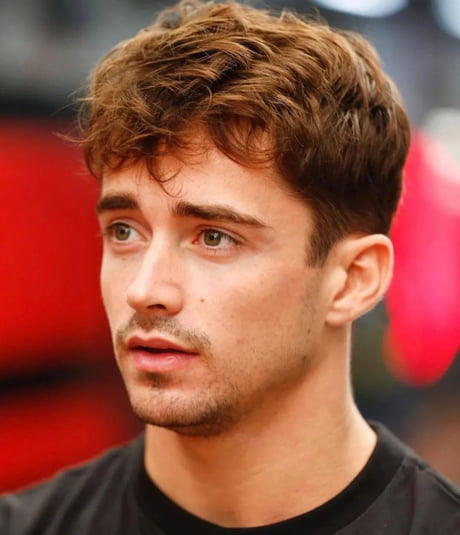
#> input picture orphic/uploads/input_image.jpg, 460 x 535 px
$ python -i app.py   (imports and definitions only)
#> lines starting #> are read from the running program, lines starting #| are printed output that depends on the picture; after the words box and inside, x2 and y2 are one past the last pixel; in counts of white or black regions, pixels touching at a corner belong together
from flask import Flask, render_template, request
import cv2
import numpy as np
import os

# [1 line not run here, left out]

UPLOAD_FOLDER = 'uploads'  # Folder to store uploaded images
# [1 line that did not run here, left out]

# Skin color analysis function remains unchanged
def skin_color_analysis(image_path):
    # ... (your implementation remains here)
#> called with image_path = 'uploads/input_image.jpg'
    img = cv2.imread(image_path)
#> img is the input picture: shape (535, 460, 3); mean B, G, R 66.1, 83.2, 149.2

    if img is None:
        return "Image not found or cannot be loaded."

    # Convert the image to the LAB color space for better skin color detection
    lab_img = cv2.cvtColor(img, cv2.COLOR_BGR2LAB)
#> lab_img: shape (535, 460, 3); mean of channels 0, 1, 2 111.2, 151.7, 151.6

    # Define color range thresholds for fair, dusky, and dark skin tones in LAB color space
    fair_skin_lower = np.array([0, 130, 130], dtype="uint8")
    fair_skin_upper = np.array([255, 185, 135], dtype="uint8")

    dusky_skin_lower = np.array([0, 135, 135], dtype="uint8")
    dusky_skin_upper = np.array([255, 200, 145], dtype="uint8")

    dark_skin_lower = np.array([0, 155, 140], dtype="uint8")
    dark_skin_upper = np.array([255, 205, 155], dtype="uint8")

    # Create masks for each skin tone
    fair_skin_mask = cv2.inRange(lab_img, fair_skin_lower, fair_skin_upper)
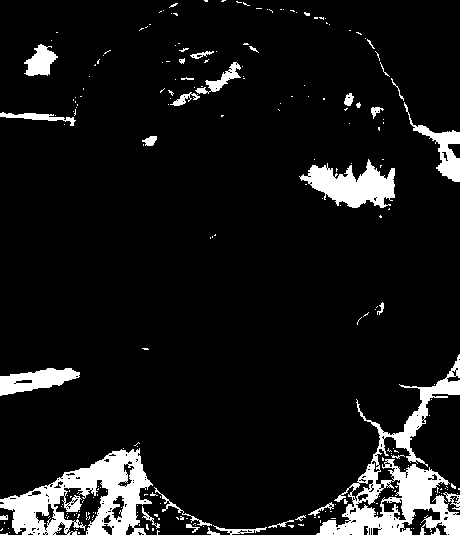
#> fair_skin_mask: shape (535, 460); 8.8% white; 231 white regions (199 under 20 px), largest, box (x1, y1, x2, y2) and area: (316, 354, 460, 535) 6831, (0, 448, 153, 535) 6274, (299, 159, 395, 208) 2569
    dusky_skin_mask = cv2.inRange(lab_img, dusky_skin_lower, dusky_skin_upper)
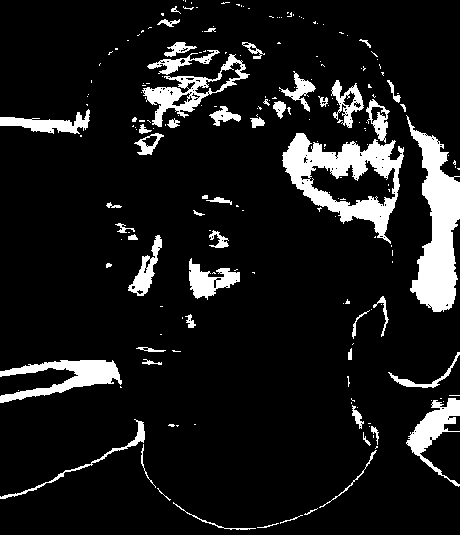
#> dusky_skin_mask: shape (535, 460); 10.3% white; 203 white regions (149 under 20 px), largest, box (x1, y1, x2, y2) and area: (406, 115, 460, 312) 5296, (282, 133, 404, 244) 5186, (0, 360, 122, 403) 2194
    dark_skin_mask = cv2.inRange(lab_img, dark_skin_lower, dark_skin_upper)
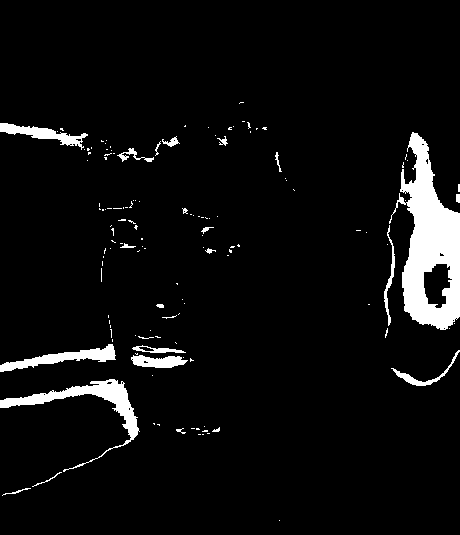
#> dark_skin_mask: shape (535, 460); 5.4% white; 135 white regions (112 under 20 px), largest, box (x1, y1, x2, y2) and area: (389, 132, 460, 330) 6887, (0, 379, 140, 472) 2040, (0, 344, 116, 372) 1082

    # Calculate the percentage of each skin tone in the image
    total_pixels = lab_img.shape[0] * lab_img.shape[1]
#> total_pixels = 246100
    fair_skin_percentage = (cv2.countNonZero(fair_skin_mask) / total_pixels) * 100
#> fair_skin_percentage = 8.82
    dusky_skin_percentage = (cv2.countNonZero(dusky_skin_mask) / total_pixels) * 100
#> dusky_skin_percentage = 10.32
    dark_skin_percentage = (cv2.countNonZero(dark_skin_mask) / total_pixels) * 100
#> dark_skin_percentage = 5.38

    # Classify the skin tone based on the percentages
    if fair_skin_percentage > dusky_skin_percentage and fair_skin_percentage > dark_skin_percentage:
        return "Fair"
    elif dusky_skin_percentage > fair_skin_percentage and dusky_skin_percentage > dark_skin_percentage:
        return "Dusky"
    else:
        return "Dark"

# Routes for rendering HTML templates

# [3 lines that did not run here, left out]

# [3 lines that did not run here, left out]

# [3 lines that did not run here, left out]

# [3 lines that did not run here, left out]

# Route for skin color analysis
# [12 lines that did not run here, left out]


# Route for body shape analysis
# [39 lines that did not run here, left out]

# Route for getting suggestions based on analysis
# [57 lines that did not run here, left out]

# [2 lines not run here, left out]

>>> result = skin_color_analysis('uploads/input_image.jpg')
